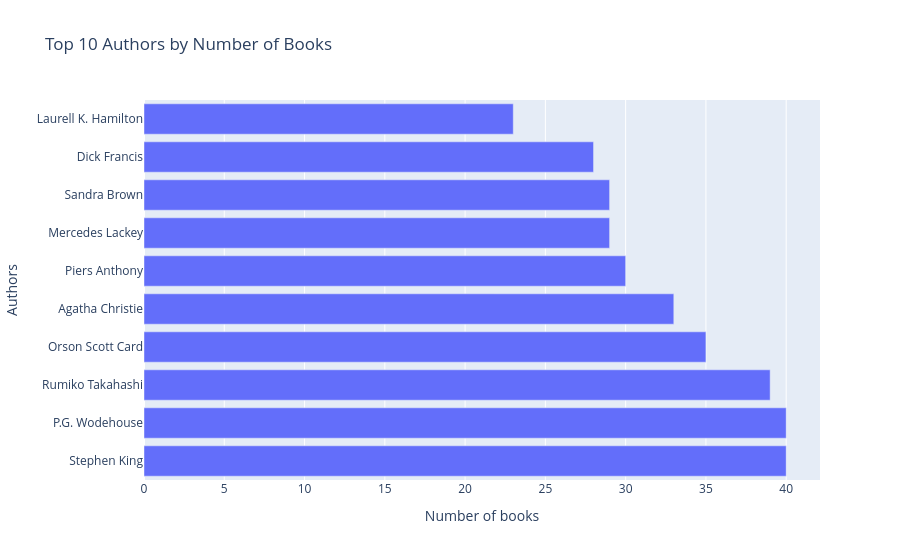

Notebook code cell kept with this figure:
### Code cell
fig = px.bar(top_authors, x=top_authors.values, y=top_authors.index, orientation='h',title='Top 10 Authors by Number of Books')
fig.update_layout(xaxis_title='Number of books', yaxis_title='Authors',)

fig.show()

### Figure 1 — Plotly figure (JSON) as saved in the notebook; plotly's stock layout.template omitted (floating-point values rounded to 4 significant figures)
{"data": [{"hovertemplate": "x=%{x}<br>authors=%{y}<extra></extra>", "legendgroup": "", "marker": {"color": "#636efa", "pattern": {"shape": ""}}, "name": "", "orientation": "h", "showlegend": false, "textposition": "auto", "type": "bar", "x": [40, 40, 39, 35, 33, 30, 29, 29, 28, 23], "xaxis": "x", "y": ["Stephen King", "P.G. Wodehouse", "Rumiko Takahashi", "Orson Scott Card", "Agatha Christie", "Piers Anthony", "Mercedes Lackey", "Sandra Brown", "Dick Francis", "Laurell K. Hamilton"], "yaxis": "y"}], "layout": {"barmode": "relative", "legend": {"tracegroupgap": 0}, "title": {"text": "Top 10 Authors by Number of Books"}, "xaxis": {"anchor": "y", "domain": [0, 1], "title": {"text": "Number of books"}}, "yaxis": {"anchor": "x", "domain": [0, 1], "title": {"text": "Authors"}}}}
